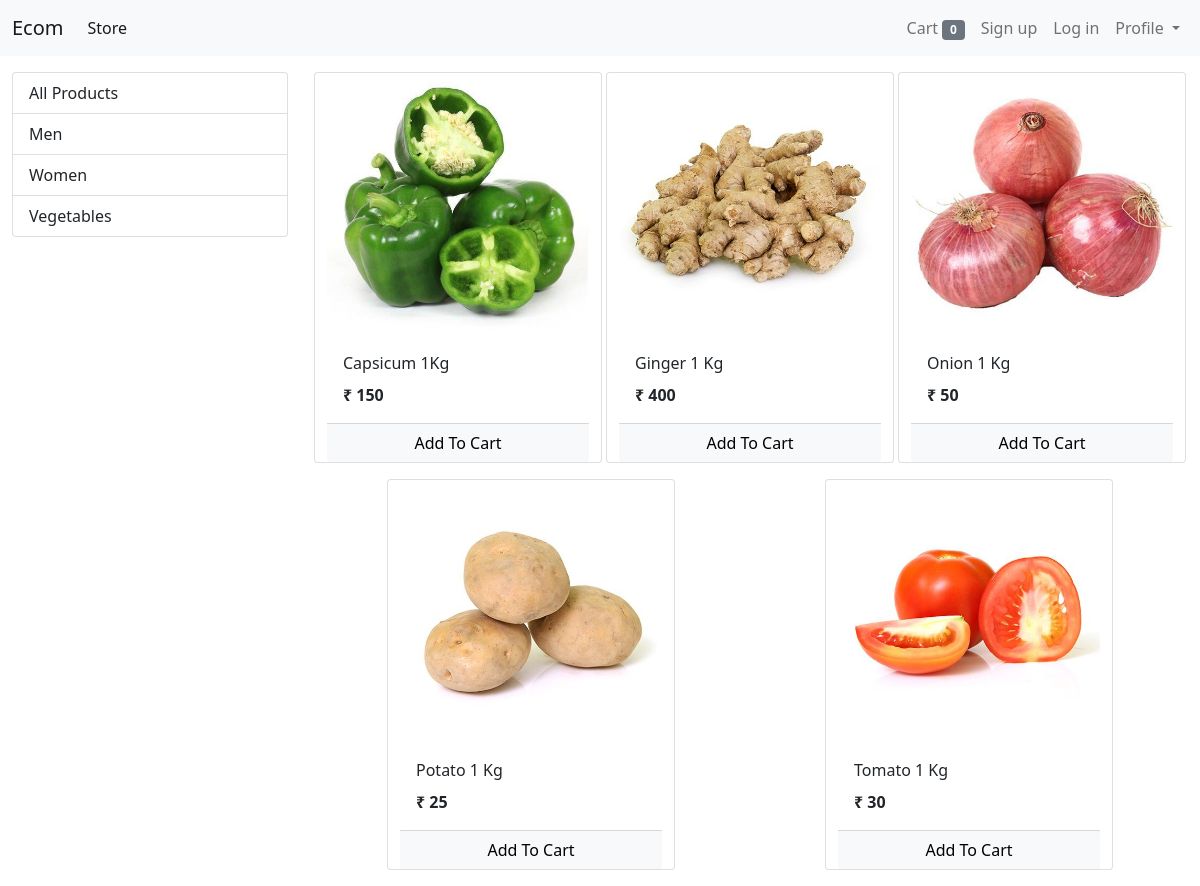
Screenshot of /?category=3 with the database file from the repository.
### store/models/category.py (models this page shows, shortened)
class Category(models.Model):
    name = models.CharField(max_length=20)
    @staticmethod
    def get_all_categories():
        return Category.objects.all()

### store/models/product.py (models this page shows, shortened)
class Product (models.Model):
    name = models.CharField(max_length=50)
    price = models.IntegerField(default=0)
    description = models.CharField(max_length=200, default='', null = True, blank=True)
    image = models.ImageField(upload_to='uploads/products/')
    category = models.ForeignKey(Category, on_delete=models.CASCADE)
    @staticmethod
    def get_products_by_CategoryId(category_Id):
        if category_Id:
            return Product.objects.filter(category = category_Id)
        else:
            return Product.get_all_products()

### store/views/home.py (the view, shortened to what this page needs)
# urls.py: path('', Index.as_view(), name = 'homepage'),
class Index(View):
    def get(self, request):
        cart = request.session.get('cart')
        if not cart:
            request.session['cart'] = {}
        products = None
        categories = Category.get_all_categories()
        categoryID = request.GET.get('category')
        if categoryID:
            products = Product.get_products_by_CategoryId(categoryID)
        else:
            products = Product.get_all_products()
        data = {}
        data['categories'] = categories
        data['products'] = products
        print("You are: ", request.session.get('email'))
        return render(request, 'index.html', data)

### store/templatetags/cart.py (called while the page is built)
@register.filter(name='is_in_cart')
def is_in_cart(product, cart):
    keys = cart.keys()
    for id in keys:
        if int(id) == product.id:
            return True
    return False

### store/templatetags/custom_filter.py (called while the page is built)
@register.filter(name='currency')
def currency(number):
    return "₹ "+str(number)

### store/templates/index.html (shortened to what this page needs)
{%extends 'base.html'%}
{% block content %}
{% load cart %}
{% load custom_filter %}
<div class="container-fluid mt-3">
  <div class="row">
    <div class="col-lg-3 mx-auto">
      <div class="list-group">
        <a href="/" class="list-group-item list-group-item-action ">All Products</a>
        {% for category in categories %}
        <a href="/?category={{category.id}}" class="list-group-item list-group-item-action ">{{category.name}}</a>
        {% endfor %}
      </div>
    </div>
		<div id='products' class="col-lg-9 mx-auto">
			<div class="row mx-auto">
				{% for product in products %}
				<div class="card mx-auto mb-3" id={{product.id}} style="width: 18rem;">
					<img class="card-img-top" src="{{product.image.url}}" alt="Card image cap">
					<div class="card-body">
						<p class="card-title">{{product.name}}</p>
						<p class="card-text"><b>{{product.price|currency}}</b></p>
					</div>
					<div class="card-footer p-0 no-gutters">
						{% if product|is_in_cart:request.session.cart %}
						<div class="row no-gutters">
							<form action="/#{{product.id}}" class="col-2 " method="post">
								{% csrf_token %}
								<input hidden type="text" name='product' value='{{product.id}}'>
								<input hidden type="text" name='remove' value='True'>
								<input type="submit" value=" - " class="btn btn-block btn-light border-right">
							</form>
							<div class="text-center col">{{product|cart_quantity:request.session.cart}} in Cart</div>
							<form action="/#{{product.id}}" class="col-2 " method="post">
								{% csrf_token %}
								<input hidden type="text" name='product' value='{{product.id}}'>
								<input type="submit" value=" + " class="btn btn-block btn-light border-left">
							</form>
						</div>
						{% else %}
						<form action="/#{{product.id}}" method="POST" class="btn-block">
							<input type="submit" class="float-right btn btn-light  form-control"
								value="Add To Cart">
						</form>
						{% endif %}
					</div>
				</div>
				{% endfor %}
			</div>
		</div>
	</div>
</div>
{%endblock%}

### rows the page displays
Category: name "Men"
Category: name "Women"
Category: name "Vegetables"
Product: image (picture), name "Capsicum 1Kg", price "₹ 150"
Product: image (picture), name "Ginger 1 Kg", price "₹ 400"
Product: image (picture), name "Onion 1 Kg", price "₹ 50"
Product: image (picture), name "Potato 1 Kg", price "₹ 25"
Product: {{ product.id }} 18 (drawn), image (picture), name "Tomato 1 Kg", price "₹ 30"

### other values shown
{{ request.session.cart.keys|length }} "0"
